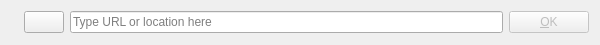
<?xml version="1.0" encoding="UTF-8"?>
<ui version="4.0">
 <class>LocationDialog</class>
 <widget class="QDialog" name="LocationDialog">
  <property name="geometry">
   <rect>
    <x>0</x>
    <y>0</y>
    <width>600</width>
    <height>45</height>
   </rect>
  </property>
  <property name="windowTitle">
   <string>Open Location</string>
  </property>
  <layout class="QHBoxLayout" name="horizontalLayout">
   <item>
    <widget class="QLabel" name="validEntryLabel">
     <property name="sizePolicy">
      <sizepolicy hsizetype="Fixed" vsizetype="Fixed">
       <horstretch>0</horstretch>
       <verstretch>0</verstretch>
      </sizepolicy>
     </property>
     <property name="pixmap">
      <pixmap resource="../rsclist.qrc">:/img/not_exists.svg</pixmap>
     </property>
     <property name="alignment">
      <set>Qt::AlignCenter</set>
     </property>
    </widget>
   </item>
   <item>
    <widget class="QPushButton" name="pasteButton">
     <property name="sizePolicy">
      <sizepolicy hsizetype="Fixed" vsizetype="Fixed">
       <horstretch>0</horstretch>
       <verstretch>0</verstretch>
      </sizepolicy>
     </property>
     <property name="toolTip">
      <string>Paste copied link</string>
     </property>
     <property name="icon">
      <iconset resource="../rsclist.qrc">
       <normaloff>:/img/paste.svg</normaloff>:/img/paste.svg</iconset>
     </property>
     <property name="iconSize">
      <size>
       <width>20</width>
       <height>16</height>
      </size>
     </property>
     <property name="autoDefault">
      <bool>false</bool>
     </property>
    </widget>
   </item>
   <item>
    <widget class="QLineEdit" name="urlEdit">
     <property name="placeholderText">
      <string>Type URL or location here</string>
     </property>
     <property name="clearButtonEnabled">
      <bool>true</bool>
     </property>
    </widget>
   </item>
   <item>
    <widget class="QPushButton" name="okButton">
     <property name="enabled">
      <bool>false</bool>
     </property>
     <property name="sizePolicy">
      <sizepolicy hsizetype="Fixed" vsizetype="Fixed">
       <horstretch>0</horstretch>
       <verstretch>0</verstretch>
      </sizepolicy>
     </property>
     <property name="text">
      <string>&amp;OK</string>
     </property>
     <property name="default">
      <bool>true</bool>
     </property>
    </widget>
   </item>
  </layout>
 </widget>
 <tabstops>
  <tabstop>urlEdit</tabstop>
  <tabstop>okButton</tabstop>
  <tabstop>pasteButton</tabstop>
 </tabstops>
 <resources>
  <include location="../rsclist.qrc"/>
 </resources>
 <connections/>
</ui>
